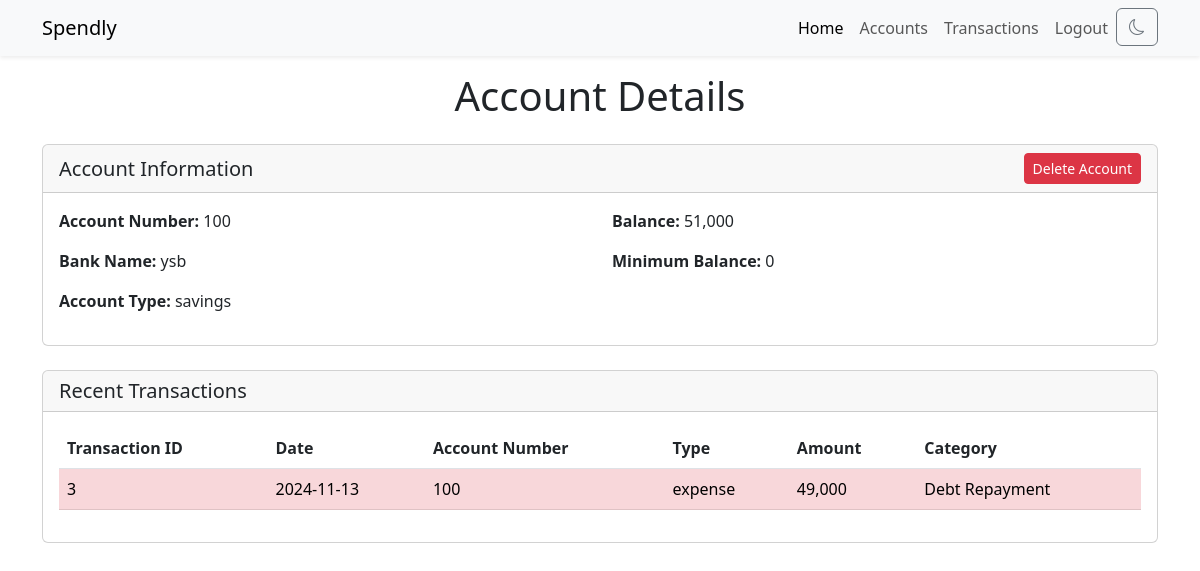
The app's page /accountpage/100 (signed in) with its own data.
### app.py (models this page shows, shortened)
class AccountsTable(db.Model):
    __tablename__ = 'accounts'
    accno = db.Column(db.String, primary_key = True)
    userid = db.Column(db.Integer, db.ForeignKey("users.id", ondelete='CASCADE'), nullable = False)
    type = db.Column(db.String, nullable = False)
    bank = db.Column(db.String, nullable = False)
    balance = db.Column(db.Integer, nullable = False, default=0)
    minbal = db.Column(db.Integer, default=0)

class TransactionsTable(db.Model):
    __tablename__ = 'transactions'
    tno = db.Column(db.Integer, primary_key = True, autoincrement = True)
    userid = db.Column(db.Integer, db.ForeignKey("users.id", ondelete='CASCADE'), nullable = False)
    date = db.Column(db.String, nullable = False)
    accno = db.Column(db.Integer, db.ForeignKey("accounts.accno"), nullable = False)
    type = db.Column(db.String, nullable = False)
    amount = db.Column(db.Integer, nullable = False)
    category = db.Column(db.String)

### app.py (the view)
@app.route('/accountpage/<int:accno>', methods = ["GET", "POST"])
@login_required
def accountpage(accno):
    acc = AccountsTable.query.get(accno)
    if acc.userid == current_user.id:
        transactions = TransactionsTable.query.filter_by(accno=accno).order_by(TransactionsTable.date.desc(), TransactionsTable.tno.desc()).all()
        return render_template("accountpage.html", account=acc, transactions=transactions, title='Account')
    else:
        flash("You dont own this account.", "danger")
        return redirect("/")

### app.py (called while the page is built)
@login_manager.user_loader
def load_user(user_id):
    return UsersTable.query.get(int(user_id))

### templates/accountpage.html (shortened to what this page needs)
{% extends "layout.html" %}
{% block content %}
<div class="container mt-4">
    <h1 class="mb-4 text-center">Account Details</h1>
    <div class="card mb-4">
        <div class="card-header">
            <div class="d-flex justify-content-between align-items-center">
                <h5 class="card-title mb-0">Account Information</h5>
                <a href="#" class="btn btn-danger btn-sm" data-bs-toggle="modal" data-bs-target="#deleteAccountModal">Delete Account</a>
            </div>
        </div>
        <div class="card-body">
            <div class="row">
                <div class="col-md-6">
                     <p><strong>Account Number:</strong> {{ account.accno }}</p>
                    <p><strong>Bank Name:</strong> {{ account.bank }}</p>
                    <p><strong>Account Type:</strong> {{ account.type }}</p>
                </div>
                <div class="col-md-6">
                    <p><strong>Balance:</strong> {{ "{:,}".format(account.balance) }}</p>
                    <p><strong>Minimum Balance:</strong> {{ "{:,}".format(account.minbal) }}</p>
                </div>
            </div>
        </div>
    </div>
    <div class="card mb-4">
        <div class="card-header">
            <h5 class="card-title mb-0">Recent Transactions</h5>
        </div>
        <div class="card-body">
            {% if transactions %}
            <table id="transactionsTable" class="table">
                <thead>
                    <tr>
                        <th scope="col">Transaction ID</th>
                        <th scope="col">Date</th>
                        <th scope="col">Account Number</th>
                        <th scope="col">Type</th>
                        <th scope="col">Amount</th>
                        <th scope="col">Category</th>
                    </tr>
                </thead>
                <tbody>
                    {% for transaction in transactions %}
                    {% if transaction.type == 'income' %}
                        <tr class="table-success">
                    {% else %}
                        <tr class="table-danger">
                    {% endif %}
                            <td>{{transaction.tno}}</td>
                            <td>{{transaction.date}}</td>
                            <td>{{transaction.accno}}</td>
                            <td>{{transaction.type}}</td>
                            <td>{{"{:,}".format(transaction.amount)}}</td>
                            <td>{{transaction.category}}</td>
                        </tr>
                    {% endfor %}
                </tbody>
            </table>
            {% else %}
            <div class="alert alert-info" role="info">
                <i class="fas fa-exclamation-circle"></i> &nbsp; No transactions yet.
            </div>
            {% endif %}
        </div>
    </div>
</div>
{% endblock %}

### records on screen
AccountsTable: accno "100", bank "ysb", type "savings", balance "51,000", minbal "0"
TransactionsTable: amount "49,000"
